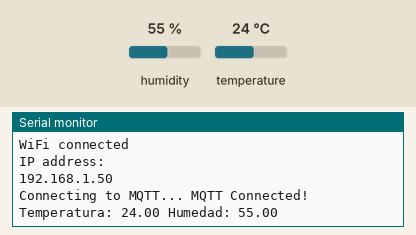
The sketch below on a simulated ESP8266 (NodeMCU). Shown: the last lines printed to the serial monitor. The inputs (shaded band) are chosen by the test bench; at power-on: humidity 55 %, temperature 24 °C. WiFi joins after 1.5 s; servers stay silent unless stated; no MQTT or app messages arrive unless stated.

Above: at 2.7 s.
2.8 s: humidity set to 22 %
At 7.9 s:
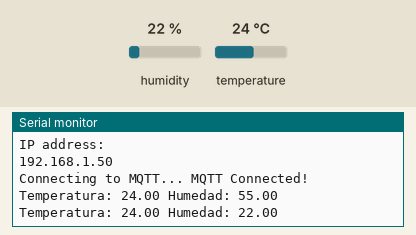
8.8 s: temperature set to 12 °C
At 13.1 s:
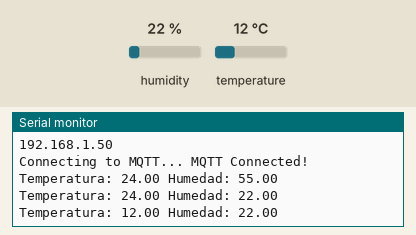
14.8 s: humidity set to 40 %
At 17.1 s:
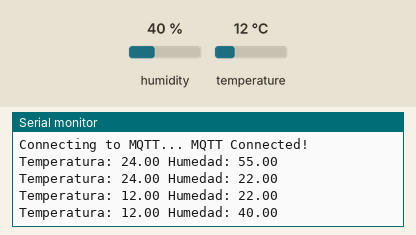
Timing chart, 0 to 18.6 s (numbered marks = the images above; inputs shaded):
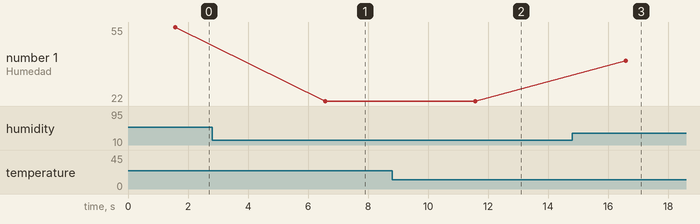

The sketch:

temperatura-remota.ino
```cpp
#include <ESP8266WiFi.h>
#include "Adafruit_MQTT.h"
#include "Adafruit_MQTT_Client.h"
#include <DHT.h>

#define WLAN_SSID       "NSA"
#define WLAN_PASS       "****"

#define MQTT_SERVER      "192.168.50.105"
#define MQTT_SERVERPORT  1883

#define DHTPIN 2
#define DHTTYPE DHT22

DHT dht(DHTPIN, DHTTYPE);

WiFiClient client;

Adafruit_MQTT_Client mqtt(&client, MQTT_SERVER, MQTT_SERVERPORT);

Adafruit_MQTT_Publish temperatura = Adafruit_MQTT_Publish(&mqtt, "sensor/temperatura");
Adafruit_MQTT_Publish humedad = Adafruit_MQTT_Publish(&mqtt, "sensor/humedad");

void MQTT_connect();

void setup() {
  Serial.begin(115200);
  delay(10);

  Serial.println("Sensor de temperatura remoto");

  Serial.println(); Serial.println();
  Serial.print("Conectando a ");
  Serial.println(WLAN_SSID);

  WiFi.begin(WLAN_SSID, WLAN_PASS);
  while (WiFi.status() != WL_CONNECTED) {
    delay(500);
    Serial.print(".");
  }
  Serial.println();

  Serial.println("WiFi connected");
  Serial.println("IP address: "); Serial.println(WiFi.localIP());

  dht.begin();
}

void loop() {
  MQTT_connect();

  float h = dht.readHumidity();
  float t = dht.readTemperature();

  if (isnan(t)) {
    t = -999;
  }
  if (isnan(h)) {
    h = -999;
  }

  Serial.print("Temperatura: ");
  Serial.print(t);
  Serial.print(" Humedad: ");
  Serial.println(h);

  if (!temperatura.publish(t)) {
    Serial.println(F("Fallo enviando temperatura"));
  }

  if (!humedad.publish(h)) {
    Serial.println(F("Fallo enviando humedad"));
  }

  delay(5000);
}

// Function to connect and reconnect as necessary to the MQTT server.
// Should be called in the loop function and it will take care if connecting.
void MQTT_connect() {
  int8_t ret;

  // Stop if already connected.
  if (mqtt.connected()) {
    return;
  }

  Serial.print("Connecting to MQTT... ");

  uint8_t retries = 3;
  while ((ret = mqtt.connect()) != 0) { // connect will return 0 for connected
       Serial.println(mqtt.connectErrorString(ret));
       Serial.println("Retrying MQTT connection in 5 seconds...");
       mqtt.disconnect();
       delay(5000);  // wait 5 seconds
       retries--;
       if (retries == 0) {
         // basically die and wait for WDT to reset me
         while (1);
       }
  }
  Serial.println("MQTT Connected!");
}
```

Measured:
- after the input at 2.8 s, the serial monitor: prints a new line after 3.8 s (image 1)
- after the input at 8.8 s, the serial monitor: prints a new line after 2.8 s (image 2)
- after the input at 14.8 s, the serial monitor: prints a new line after 1.8 s (image 3)
- plotted number 1: 55 → 22 after the input at 2.8 s, 22 → 40 after the input at 14.8 s
